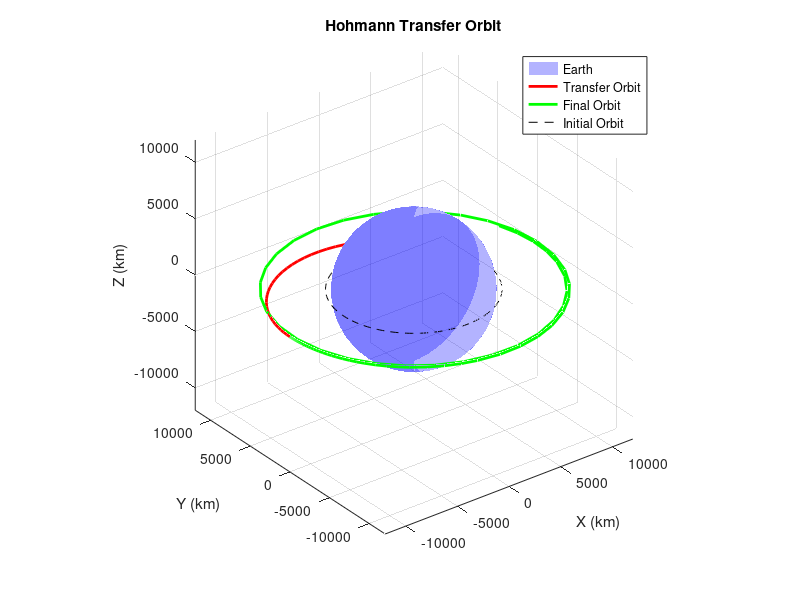

Reproduce this figure in MATLAB.
clear; clc; close all;

%% ===============================
% Constants
% ===============================
G = 6.667e-20;
mass_of_earth = 5.9722e24;
mu = G * mass_of_earth;

%% ===============================
% Orbit Radii
% ===============================
r1 = 6780;      % initial orbit (km)
r2 = 12000;     % target orbit (km)

%% ===============================
% Initial Circular Orbit State
% ===============================
r0 = [r1; 0; 0];
v_circ_1 = sqrt(mu/r1);
v0 = [0; v_circ_1; 0];

z0 = [r0; v0];

%% ===============================
% Hohmann Transfer ΔV
% ===============================
dv1 = sqrt(mu/r1) * (sqrt(2*r2/(r1+r2)) - 1);
dv2 = sqrt(mu/r2) * (1 - sqrt(2*r1/(r1+r2)));

fprintf("Delta-V1: %.4f km/s\n", dv1);
fprintf("Delta-V2: %.4f km/s\n", dv2);

%% ===============================
% ODE Function
% ===============================
function dzdt = two_body_ode(t, z, mu)

    r_vec = z(1:3);
    v_vec = z(4:6);

    r = norm(r_vec);

    dzdt = zeros(6,1);
    dzdt(1:3) = v_vec;
    dzdt(4:6) = -mu * r_vec / r^3;
end

%% ===============================
% Burn 1 (at t = 0)
% ===============================
v0_transfer = v0 + [0; dv1; 0];   % tangential burn
z0_transfer = [r0; v0_transfer];

%% ===============================
% Transfer Time (half ellipse)
% ===============================
a_transfer = (r1 + r2)/2;
T_transfer = pi * sqrt(a_transfer^3 / mu);

%% ===============================
% Simulate Transfer Orbit
% ===============================
tspan1 = [0 T_transfer];
[t1, states1] = ode45(@(t,z) two_body_ode(t,z,mu), tspan1, z0_transfer);

%% ===============================
% Burn 2 (at apoapsis)
% ===============================
z_apogee = states1(end,:)';

r_vec2 = z_apogee(1:3);
v_vec2 = z_apogee(4:6);

v_hat = v_vec2 / norm(v_vec2);

v_new = v_vec2 + dv2 * v_hat;

z0_final = [r_vec2; v_new];

%% ===============================
% Final Circular Orbit Simulation
% ===============================
tspan2 = [0 20000];
[t2, states2] = ode45(@(t,z) two_body_ode(t,z,mu), tspan2, z0_final);

%% ===============================
% Plot Earth
% ===============================
R_earth = 6371;
[sx, sy, sz] = sphere(40);

figure;
surf(sx*R_earth, sy*R_earth, sz*R_earth, ...
    'FaceColor','blue','EdgeColor','none','FaceAlpha',0.3);
hold on;

%% ===============================
% Plot Orbits
% ===============================
plot3(states1(:,1), states1(:,2), states1(:,3), 'r', 'LineWidth', 2); % transfer
plot3(states2(:,1), states2(:,2), states2(:,3), 'g', 'LineWidth', 2); % final

% initial circular orbit (reference)
theta = linspace(0,2*pi,200);
plot3(r1*cos(theta), r1*sin(theta), zeros(size(theta)), 'k--');

axis equal;
grid on;

xlabel('X (km)');
ylabel('Y (km)');
zlabel('Z (km)');
title('Hohmann Transfer Orbit');

legend('Earth','Transfer Orbit','Final Orbit','Initial Orbit');
